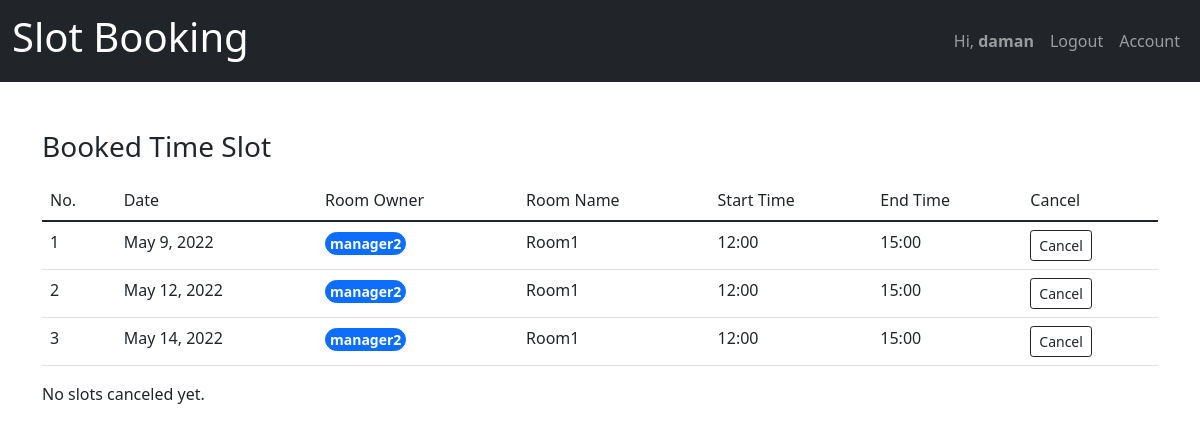
Page /client/booked-slot/booked-history/ (signed in) on the committed database.
### account/models.py (models this page shows)
class CustomUser(AbstractUser):
    phone_regex = RegexValidator(regex=r'\d{9,10}$',message='Phone number in format 9999999999. Upto 10 digits')
    is_customer = models.BooleanField(default=False)
    is_manager = models.BooleanField(default=False)
    phone = models.CharField(validators=[phone_regex],max_length=10,null = False,unique=True)

### client/models.py (models this page shows, shortened)
class TimeSlotBook(models.Model):
    id = models.UUIDField(primary_key=True, default=uuid.uuid4, editable=False)
    manager_id = models.ForeignKey(CustomUser, on_delete=models.CASCADE, related_name="manager_id")
    client_id = models.ForeignKey(CustomUser, on_delete=models.CASCADE, related_name="customer_id")
    date = models.DateField(null=False)
    room_id = models.ForeignKey(Rooms, on_delete=models.CASCADE)
    start_time = models.TimeField(null=False)
    end_time = models.TimeField(null=False)
    class Meta:
        unique_together = ('manager_id','date','room_id','start_time','end_time')

### manager/models.py (models this page shows, shortened)
class Rooms(models.Model):
    id = models.UUIDField(primary_key=True, default=uuid.uuid4, editable=False)
    room_owner = models.ForeignKey(CustomUser, on_delete=models.CASCADE)
    room_name = models.CharField(max_length=10, null=False)
    class Meta:
        unique_together = ('room_owner', 'room_name')
    def __str__(self):
        return self.room_name

### client/decorators.py (the view)
        def wrap(request,*args,**kwargs):
            if request.user.is_customer:
                return view_func(request,*args,**kwargs)
            else:
                raise PermissionDenied

### client/views.py (called while the page is built)
@login_required
@role_required(allowed=['client'])
def bookedHistory(request):
    tsb = TimeSlotBook.objects.filter(client_id=request.user)
    tsc = TimeSlotCancel.objects.filter(client_id=request.user)
    context = {'booked':tsb,'canceled':tsc}
    return render(request,'client/booked_history.html',context)

### client/templates/client/booked_history.html (shortened to what this page needs)
{% extends 'basic.html' %}
{%block content%}
<div>
    <div class="container">
        {% if booked %}
        <h3> Booked Time Slot </h3>
        <table class="table table-hover mt-3">
            <thread class="bg-dark text-white">
                <tr>
                    <td> No. </td>
                    <td> Date </td>
                    <td> Room Owner </td>
                    <td> Room Name </td>
                    <td> Start Time </td>
                    <td> End Time </td>
                    <td> Cancel </td>
                </tr>
            </thread>
            <tbody>
                {% for slot in booked%}
                <tr>
                    <td> {{ forloop.counter }} </td>
                    <td> {{slot.date}}</td>
                    <td><button button class="btn btn-primary btn-sm p-0 px-1 rounded-pill fw-bold">{{slot.manager_id}}</button></td>
                    <td> {{slot.room_id}}</td>
                    <td> {{slot.start_time | time:"H:i"}}</td>
                    <td> {{slot.end_time | time:"H:i"}}</td>
                    <td>
                        <form method="POST" action="{% url 'delete_slot' slot.id %}">
                            <input type="submit" class="btn btn-sm btn-outline-dark" value="Cancel">
                        </form>
                    </td>
                </tr>
                {% endfor %}
            </tbody>
        </table>
        {% else %}
        <p> No upcoming slots yet.
        {% endif %}
        {% if canceled %}
        <h3> Cancelled Time Slot </h3>
        <table class="table table-hover mt-3">
            <thred class="bg-dark text-white">
                <tr>
                    <td>No.</td>
                    <td>Date</td>
                    <td>Room Owner </td>
                    <td>Room Name</td>
                    <td>Start Time</td>
                    <td>End Time</td>
                </tr>
            </thred>
            <tbody>
                {% for x in canceled %}
                <tr>
                    <td>{{forloop.counter}} </td>
                    <td>{{x.date}}</td>
                    <td><button button class="btn btn-primary btn-sm p-0 px-1 rounded-pill fw-bold">{{x.room_id.room_owner}}</button> </td>
                    <td>{{x.room_id}}</td>
                    <td>{{x.start_time | time:"H:i"}}</td>
                    <td>{{x.end_time | time:"H:i"}}</td>
                <tr/>
                {% endfor %}
            </tbody>
        </table>
        {% else %}
        <p> No slots canceled yet.
        {% endif %}
    </div>
</div>
{%endblock content%}

### templates/navbar.html (shortened to what this page needs)
<a href="/">
    <nav class="navbar navbar-expand-lg navbar-dark bg-dark mb-5">
        <div class="container-fluid">
            <a class="navbar-brand" href="/"><h1>Slot Booking</h1></a>
            <div class="collapse navbar-collapse" id="navbarSupportedContent">
                <ul class="navbar-nav ms-auto mb-2 mb-lg-0">
                    {% if request.user.is_authenticated %}
                    <li class="nav-item">
                        <a class="nav-link" aria-current="page" href="/">Hi, <strong>{{user.username}}</strong> </a>
                    </li>
                    <li class="nav-item">
                        <a class="nav-link" href="{% url 'logoutPage' %}">Logout</a>
                    </li>
                    {% if request.user.is_manager %}
                    <li class="nav-item">
                        <a class="nav-link" href="{% url 'profile_manager' %}">Account</a>
                    </li>
                    {% else %}
                    <li class="nav-item">
                        <a class="nav-link" href="{% url 'profile_client' %}">Account</a>
                    </li>
                    {% endif %}
                    {% endif %}
                </ul>
            </div>
        </div>
    </nav>
</a>

### rows in the picture
CustomUser: username "daman"
TimeSlotBook: date "May 9, 2022", manager_id "manager2", room_id "Room1", start_time "12:00", end_time "15:00"
TimeSlotBook: date "May 12, 2022", manager_id "manager2", room_id "Room1", start_time "12:00", end_time "15:00"
TimeSlotBook: date "May 14, 2022", manager_id "manager2", room_id "Room1", start_time "12:00", end_time "15:00"
